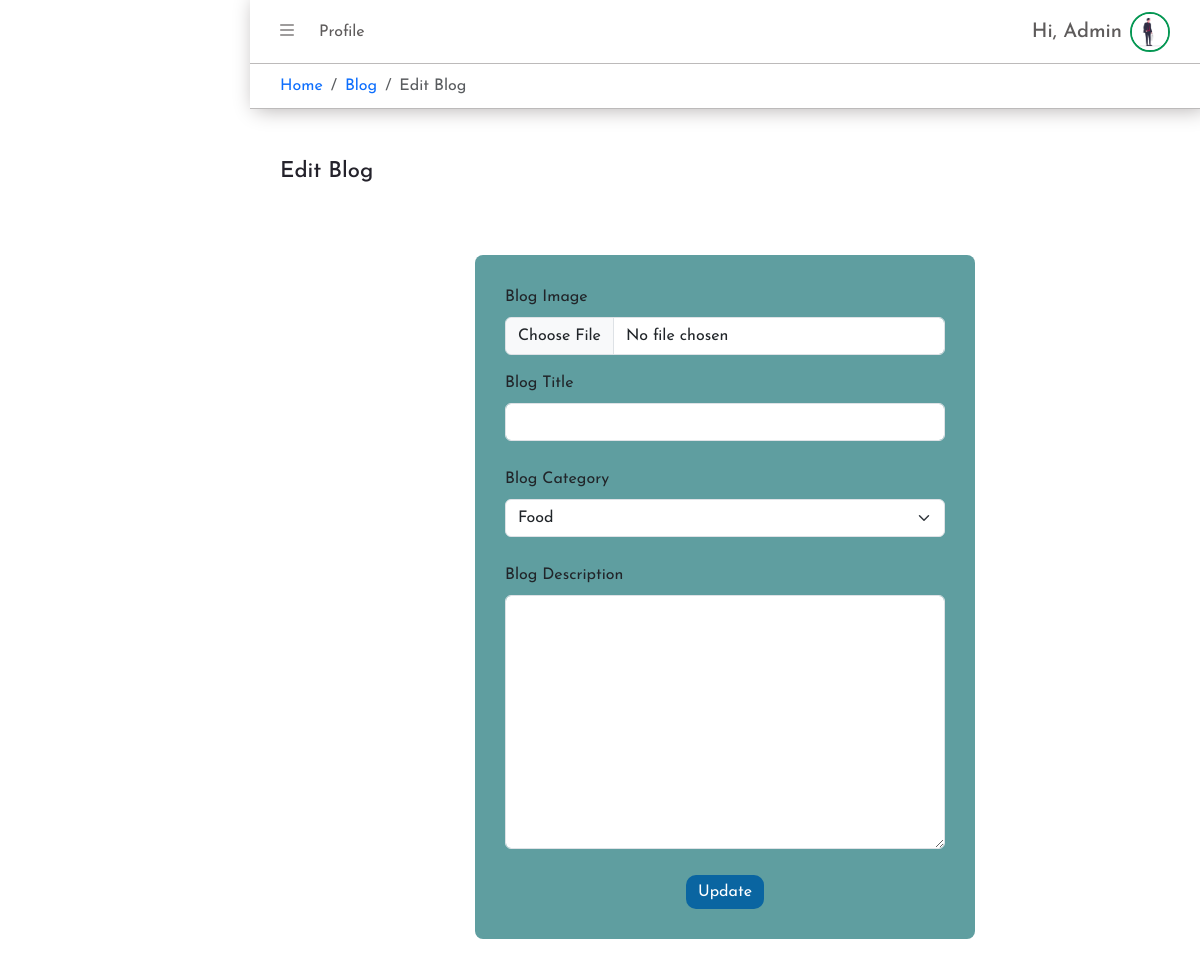
/admin/edit-blog.php (signed in), run on the app's committed database.
### tables this page shows
CREATE TABLE `user` (
  `user_id` int(11) NOT NULL,
  `user_name` varchar(255) NOT NULL,
  `user_email` varchar(255) NOT NULL,
  `user_password` varchar(255) NOT NULL,
  `avatar` varchar(255) DEFAULT NULL,
  `user_role` enum('admin','user','blogger') NOT NULL DEFAULT 'user',
  `token` int(11) DEFAULT NULL,
  `create_user_data` varchar(255) DEFAULT NULL,
  `update_user_data` varchar(255) DEFAULT NULL,
  `user_show` enum('0','1') NOT NULL DEFAULT '1'
);

### admin/admin-save.php (called while the page is built, shortened)
<?php
require_once("../config/connect.php");
$id = $_SESSION['admin-id'];
$searchAdmin = "SELECT * FROM user WHERE user_id = '$id'";
$resSerAdmin = mysqli_fetch_assoc(mysqli_query($conn, $searchAdmin));

### admin/edit-blog.php (the view, shortened to what this page needs)
<?php
require_once("../config/connect.php");
require_once("./admin-save.php");
$post_id = $_GET['post_id'];
$selectCate = "SELECT category_id, category_name FROM post_category WHERE category_show = '1'";
$resCate = mysqli_fetch_all(mysqli_query($conn, $selectCate), MYSQLI_ASSOC);
$selectBlog = "SELECT post.*, user.user_name FROM post LEFT JOIN user ON post.user_id = user.user_id WHERE post_id = '$post_id';";
$resSelBlog = mysqli_fetch_assoc(mysqli_query($conn, $selectBlog));
?>
<!DOCTYPE html>
<html lang="en">
<head>
    <link rel="stylesheet" type="text/css" href="../assets/css/style.css">
    <link rel="stylesheet" type="text/css" href="../assets/css/media.css">
    <link rel="stylesheet" href="https://cdn.jsdelivr.net/npm/bootstrap@5.3.3/dist/css/bootstrap.min.css">
    <link rel="stylesheet" href="https://cdnjs.cloudflare.com/ajax/libs/font-awesome/6.5.2/css/all.min.css">
</head>
<body>
    <section id="dash-main" class="d-flex ">
        <div class="dash-view">
            <div class="dash-view-top sticky-top ">
                <header class="dash-view-header d-flex align-items-center justify-content-between">
                    <div class="dash-v-header-l">
                        <button id="dash-side-toggle"><i class="fa-solid fa-bars"></i></button>
                        <a href="./admin-profile.php" class="dash-head-link">Profile</a>
                    </div>
                    <div class="dash-v-header-r d-flex align-items-center gap-2">
                        <div class="dash-head-text">
                            <h5>Hi, <span>
                                    <?php echo $resSerAdmin['user_name']; ?>
                                </span></h5>
                        </div>
                        <div class="dash-head-img">
                            <?php if ($resSerAdmin['avatar']) : ?>
                                <img src="../uploads/<?php echo $resSerAdmin['avatar']; ?>" alt="Avatar">
                            <?php else : ?>
                                <img src="../uploads/default_avatar.png" alt="Avatar">
                            <?php endif ?>
                        </div>
                    </div>
                </header>
                <div class="dash-bread">
                    <nav aria-label="breadcrumb">
                        <ol class="breadcrumb m-0 ">
                            <li class="breadcrumb-item"><a href="./dashboard.php">Home</a></li>
                            <li class="breadcrumb-item"><a href="./manage-blog.php">Blog</a></li>
                            <li class="breadcrumb-item active" aria-current="page">Edit Blog</li>
                        </ol>
                    </nav>
                </div>
            </div>
            <div class="dash-view-main">
                <h4 class="dash-view-heading">Edit Blog</h4>
                <section id="profile-main">
                    <form class="row g-3" method="post" name="edit-blog-from" enctype="multipart/form-data">
                        <div class="col-12">
                            <label class="form-label">Blog Image</label>
                            <input class="form-control" type="file" name="blog-img">
                        </div>
                        <div class="col-12">
                            <label class="form-label">Blog Title</label>
                            <input type="text" class="form-control" name="blog-title" value="<?php echo $resSelBlog['post_title']; ?>">
                        </div>
                        <div class="col-12">
                            <label class="form-label">Blog Category</label>
                            <select class="form-select" name="blog-cate">
                                <?php foreach ($resCate as $c) : ?>
                                    <?php if ($c['category_id'] == $resSelBlog['category_id']) : ?>
                                        <option value="<?php echo $c['category_id']; ?>" selected><?php echo $c['category_name']; ?></option>
                                    <?php else : ?>
                                        <option value="<?php echo $c['category_id']; ?>"><?php echo $c['category_name']; ?></option>
                                    <?php endif ?>
                                <?php endforeach ?>
                            </select>
                        </div>
                        <div class="col-12">
                            <label class="form-label">Blog Description</label>
                            <textarea name="blog-desc" class="form-control" rows="10"><?php echo $resSelBlog['post_desc']; ?></textarea>
                        </div>
                        <div class="col-12 d-flex gap-3 justify-content-center align-items-center profile-btn">
                            <button type="submit" name="update-blog-btn">Update</button>
                        </div>
                    </form>
                </section>
            </div>
        </div>
    </section>
</body>
</html>

### assets/css/style.css (style rules this page uses)
* { padding: 0; margin: 0; box-sizing: border-box; text-decoration: none !important; list-style: none !important; font-family: "Josefin Sans", sans-serif; }
body, html { scroll-behavior: smooth; overflow-x: hidden; position: relative; }
:root { --white: #fff; --light: #e9e6e6; --dark: #0e123a; --primary: #11476c; --secondary: #0a65a1; --info: #3893d0; --accent1: #24222b; --accent2: #3b5aa8; --accent3: #2a6adb; --success: #059753; --warning: #e1c706; --danger: #fe0654; }
#profile-main { max-width: 500px; height: auto; margin: 70px auto; padding: 30px; background-color: #5f9ea0; border-radius: 8px; }
.profile-btn a, .profile-btn button { padding: 5px 12px; border: none; border-radius: 10px; background-color: var(--secondary); color: var(--white); }
#dash-main { width: 100%; height: 100%; }
.dash-view { width: calc(100% - 250px); height: auto; margin-left: auto; transition: 0.3s; }
.dash-view-top { background-color: var(--white); box-shadow: 5px 0px 20px 0px #b0acac; }
.dash-view-header { width: 100%; height: 64px; padding: 0px 30px; border-bottom: 1px solid #bcbaba; }
#dash-side-toggle { background-color: transparent; color: #9e9c9c; border: none; }
.dash-head-link { margin-left: 20px; color: #5e5b5b; }
.dash-head-text h5 { font-size: 20px; color: #5e5b5b; margin: 0; }
.dash-head-img { width: 40px; height: 40px; border-radius: 50%; border: 2px solid var(--success); overflow: hidden; }
.dash-head-img img { width: 100%; height: 100%; object-fit: cover; }
.dash-bread { width: 100%; height: auto; padding: 10px 30px; border-bottom: 1px solid #bcbaba; }
.dash-view-main { margin: 50px 30px; }
.dash-view-heading { font-size: 22px; color: var(--accent1); }

### data on the page
user: user_name "Admin", avatar (picture)

### other printed values
form field blog-cate "Food"
